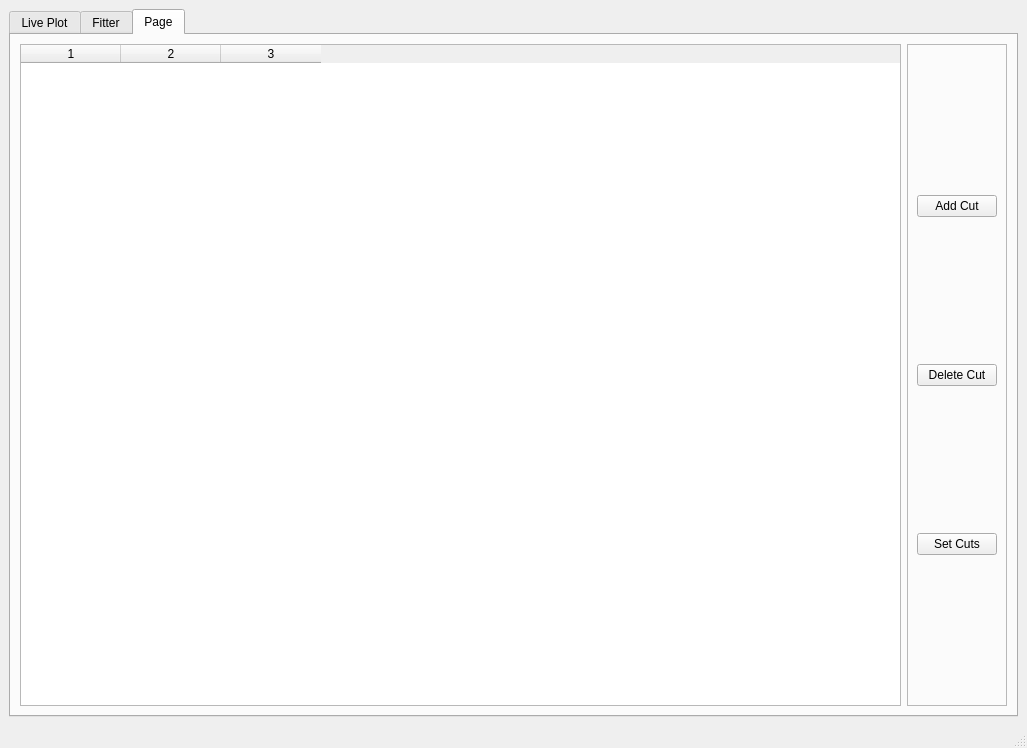
<?xml version="1.0" encoding="UTF-8"?>
<ui version="4.0">
 <class>MainWindow</class>
 <widget class="QMainWindow" name="MainWindow">
  <property name="geometry">
   <rect>
    <x>0</x>
    <y>0</y>
    <width>1027</width>
    <height>748</height>
   </rect>
  </property>
  <property name="windowTitle">
   <string>MainWindow</string>
  </property>
  <widget class="QWidget" name="centralwidget">
   <layout class="QGridLayout" name="gridLayout">
    <item row="0" column="0">
     <widget class="QTabWidget" name="tabWidget">
      <property name="currentIndex">
       <number>2</number>
      </property>
      <widget class="QWidget" name="tab">
       <attribute name="title">
        <string>Live Plot</string>
       </attribute>
       <layout class="QGridLayout" name="gridLayout_2">
        <item row="0" column="0">
         <widget class="QWidget" name="dataPlot" native="true">
          <layout class="QVBoxLayout" name="dataPlotLayout"/>
         </widget>
        </item>
        <item row="0" column="1">
         <widget class="QFrame" name="frame">
          <property name="sizePolicy">
           <sizepolicy hsizetype="Maximum" vsizetype="Expanding">
            <horstretch>0</horstretch>
            <verstretch>0</verstretch>
           </sizepolicy>
          </property>
          <property name="maximumSize">
           <size>
            <width>150</width>
            <height>16777215</height>
           </size>
          </property>
          <property name="frameShape">
           <enum>QFrame::StyledPanel</enum>
          </property>
          <property name="frameShadow">
           <enum>QFrame::Raised</enum>
          </property>
          <layout class="QVBoxLayout" name="verticalLayout">
           <item>
            <widget class="QLabel" name="label">
             <property name="text">
              <string>X - Axis</string>
             </property>
             <property name="alignment">
              <set>Qt::AlignCenter</set>
             </property>
            </widget>
           </item>
           <item>
            <widget class="QListWidget" name="xAxis">
             <property name="maximumSize">
              <size>
               <width>16777210</width>
               <height>16777215</height>
              </size>
             </property>
            </widget>
           </item>
           <item>
            <widget class="QLabel" name="label_2">
             <property name="text">
              <string>Y-Axis</string>
             </property>
             <property name="alignment">
              <set>Qt::AlignCenter</set>
             </property>
            </widget>
           </item>
           <item>
            <widget class="QListWidget" name="yAxis"/>
           </item>
          </layout>
         </widget>
        </item>
       </layout>
      </widget>
      <widget class="QWidget" name="tab_2">
       <attribute name="title">
        <string>Fitter</string>
       </attribute>
       <layout class="QGridLayout" name="gridLayout_4">
        <item row="0" column="0">
         <widget class="QWidget" name="indexImage" native="true">
          <layout class="QVBoxLayout" name="imageIndexLayout"/>
         </widget>
        </item>
        <item row="0" column="1">
         <widget class="QFrame" name="frame_2">
          <property name="sizePolicy">
           <sizepolicy hsizetype="Fixed" vsizetype="Preferred">
            <horstretch>0</horstretch>
            <verstretch>0</verstretch>
           </sizepolicy>
          </property>
          <property name="maximumSize">
           <size>
            <width>250</width>
            <height>16777215</height>
           </size>
          </property>
          <property name="frameShape">
           <enum>QFrame::StyledPanel</enum>
          </property>
          <property name="frameShadow">
           <enum>QFrame::Raised</enum>
          </property>
          <layout class="QGridLayout" name="gridLayout_3">
           <item row="0" column="0">
            <widget class="QListWidget" name="indexList">
             <property name="sizePolicy">
              <sizepolicy hsizetype="Expanding" vsizetype="Expanding">
               <horstretch>0</horstretch>
               <verstretch>0</verstretch>
              </sizepolicy>
             </property>
             <property name="maximumSize">
              <size>
               <width>1677721</width>
               <height>16777215</height>
              </size>
             </property>
            </widget>
           </item>
           <item row="1" column="0">
            <widget class="QTableWidget" name="imageDataTable">
             <property name="sizePolicy">
              <sizepolicy hsizetype="Expanding" vsizetype="Expanding">
               <horstretch>0</horstretch>
               <verstretch>0</verstretch>
              </sizepolicy>
             </property>
             <property name="maximumSize">
              <size>
               <width>16777215</width>
               <height>16777215</height>
              </size>
             </property>
             <property name="columnCount">
              <number>2</number>
             </property>
             <attribute name="horizontalHeaderVisible">
              <bool>false</bool>
             </attribute>
             <attribute name="verticalHeaderVisible">
              <bool>false</bool>
             </attribute>
             <column/>
             <column/>
            </widget>
           </item>
          </layout>
         </widget>
        </item>
       </layout>
      </widget>
      <widget class="QWidget" name="tab_3">
       <attribute name="title">
        <string>Page</string>
       </attribute>
       <layout class="QGridLayout" name="gridLayout_5">
        <item row="0" column="0">
         <widget class="QTableWidget" name="cutTable">
          <property name="sizePolicy">
           <sizepolicy hsizetype="Expanding" vsizetype="Expanding">
            <horstretch>0</horstretch>
            <verstretch>0</verstretch>
           </sizepolicy>
          </property>
          <property name="rowCount">
           <number>0</number>
          </property>
          <property name="columnCount">
           <number>3</number>
          </property>
          <column/>
          <column/>
          <column/>
         </widget>
        </item>
        <item row="0" column="1" colspan="2">
         <widget class="QFrame" name="frame_3">
          <property name="sizePolicy">
           <sizepolicy hsizetype="Fixed" vsizetype="Preferred">
            <horstretch>0</horstretch>
            <verstretch>0</verstretch>
           </sizepolicy>
          </property>
          <property name="maximumSize">
           <size>
            <width>400</width>
            <height>16777215</height>
           </size>
          </property>
          <property name="frameShape">
           <enum>QFrame::StyledPanel</enum>
          </property>
          <property name="frameShadow">
           <enum>QFrame::Raised</enum>
          </property>
          <layout class="QVBoxLayout" name="verticalLayout_2">
           <property name="leftMargin">
            <number>9</number>
           </property>
           <item>
            <widget class="QPushButton" name="addCut">
             <property name="text">
              <string>Add Cut</string>
             </property>
            </widget>
           </item>
           <item>
            <widget class="QPushButton" name="delCut">
             <property name="text">
              <string>Delete Cut</string>
             </property>
            </widget>
           </item>
           <item>
            <widget class="QPushButton" name="setCuts">
             <property name="sizePolicy">
              <sizepolicy hsizetype="Expanding" vsizetype="Fixed">
               <horstretch>0</horstretch>
               <verstretch>0</verstretch>
              </sizepolicy>
             </property>
             <property name="text">
              <string>Set Cuts</string>
             </property>
            </widget>
           </item>
          </layout>
         </widget>
        </item>
       </layout>
      </widget>
     </widget>
    </item>
   </layout>
  </widget>
  <widget class="QMenuBar" name="menubar">
   <property name="geometry">
    <rect>
     <x>0</x>
     <y>0</y>
     <width>1027</width>
     <height>21</height>
    </rect>
   </property>
  </widget>
  <widget class="QStatusBar" name="statusbar"/>
 </widget>
 <resources/>
 <connections/>
</ui>
